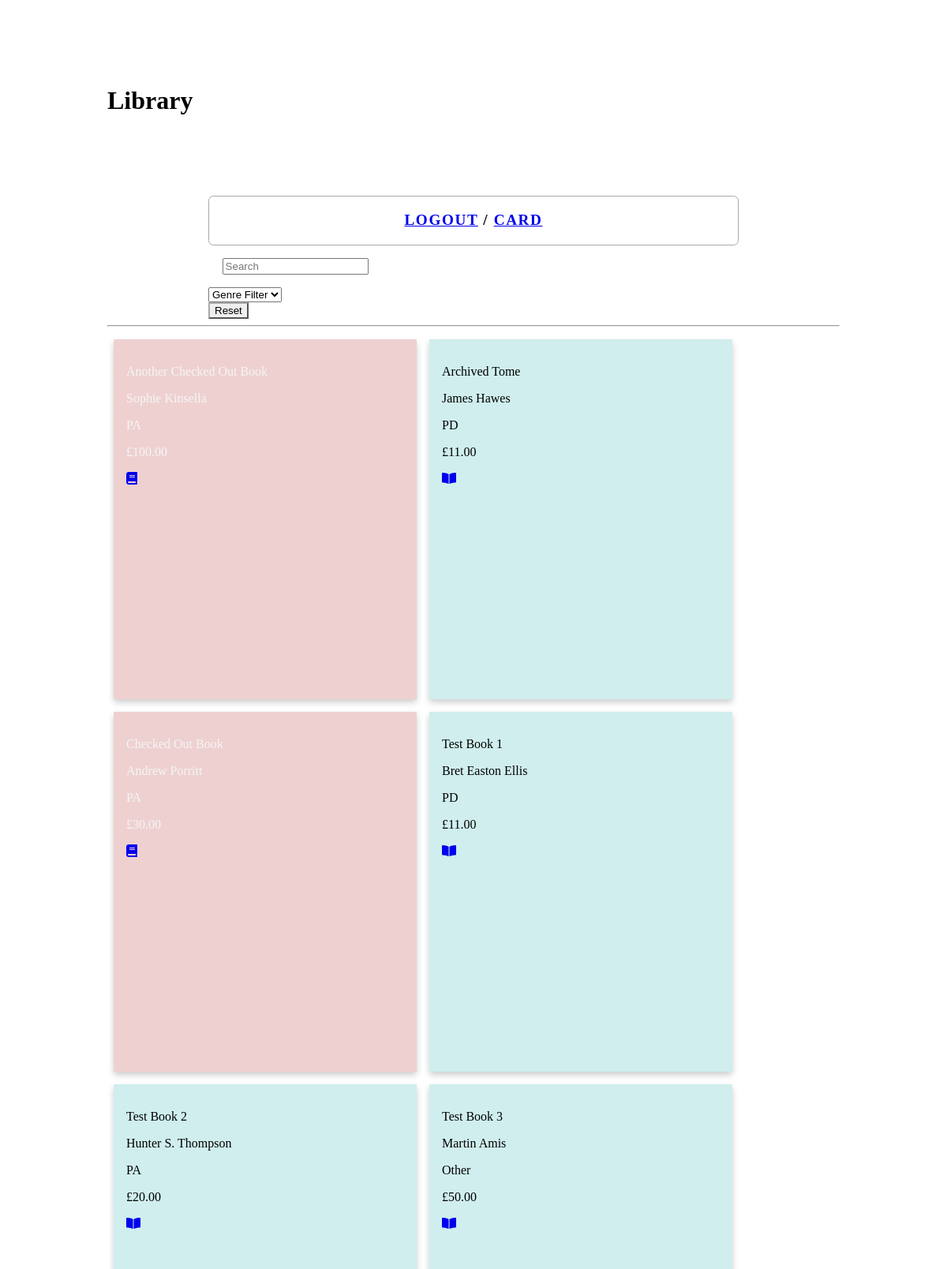
The app's page / (signed in, upper part), older data.
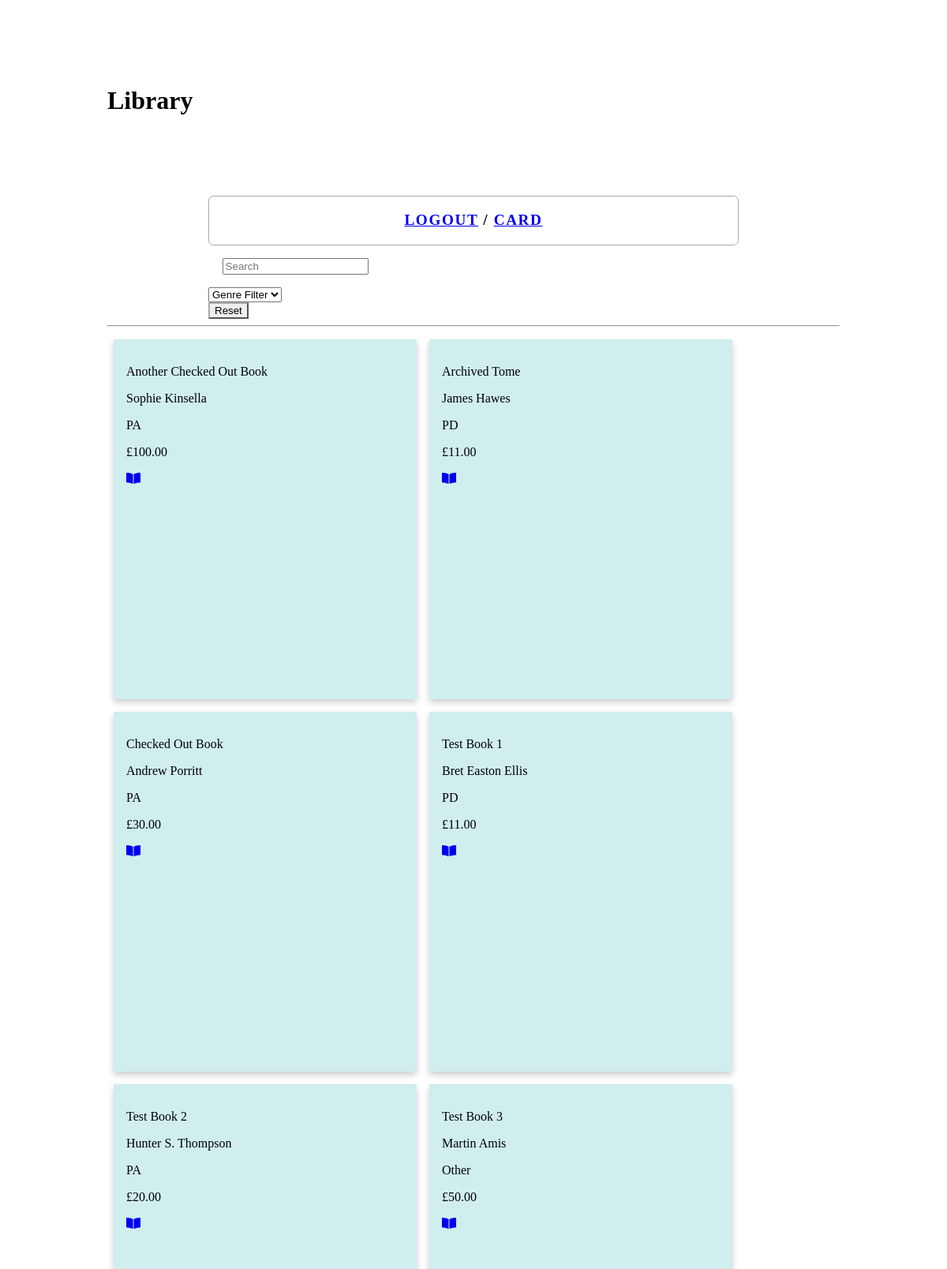
The same page, newer data.
### library_books/models.py (models this page shows, shortened)
class Book(models.Model):
    title = models.CharField(max_length=254, default='')
    author = models.CharField(max_length=254, default='')
    genre = models.CharField(max_length=254, default='')
    price = models.DecimalField(max_digits=6, decimal_places=2)
    checkedOut = models.BooleanField(default=False)
    archived = models.BooleanField(default=False)
    checked_by = models.CharField(max_length=254, default='')

### library_books/views.py (the view)
# urls.py: path('', all_books, name='index'),
def all_books(request):
    books = Book.objects.all().order_by("title")
    return render(request, "books.html", {"books" : books})

### library_books/templates/books.html (shortened to what this page needs)
{% extends 'base.html' %}
{% block page_heading %}Library{% endblock %}
{% block content %}
    {% if user.is_authenticated %}
        <div class="lib_container">
            {% for book in books %}
            {% if book.checkedOut %}
                <div class="lib_card checked">
            {% else %}
                <div class="lib_card">
            {% endif %}
                <p>{{ book.title}}</p>
                <p>{{ book.author}}</p>
                <p>{{ book.genre}}<p>
            {% if user.is_superuser %}
                <p>£{{ book.price}}</p>
            {% endif %}
            {% if book.checkedOut %}
                <a class="check_btn button button-outline" method="get" type="submit" href="{% url 'check_out' book.id %}">
                    <i class="fas fa-book"></i>
                </a>
            {% else %}
                <a class="check_btn button button-outline" method="get" type="submit" href="{% url 'check_out' book.id %}">
                    <i class="fas fa-book-open"></i>
                </a>
            {% endif %}
                </div>
            {% endfor %}
    {% else %}
        <p>Please <a href="{% url 'login' %}">log in</a> to browse the Library</p>
    {% endif %}
        </div>
{% endblock %}

### library_app/templates/base.html (shortened to what this page needs)
{% load static %}
<!DOCTYPE html>
 <html class="no-js">
    <head>
        <link rel="stylesheet" href="https://cdnjs.cloudflare.com/ajax/libs/milligram/1.3.0/milligram.css" />
        <link rel="stylesheet" href="//cdnjs.cloudflare.com/ajax/libs/normalize/5.0.0/normalize.css">
        <link rel="stylesheet" href="//cdnjs.cloudflare.com/ajax/libs/milligram/1.3.0/milligram.css">
        <link rel="stylesheet" href="https://cdnjs.cloudflare.com/ajax/libs/font-awesome/5.11.2/css/all.css" />
        <link rel="stylesheet" href="{% static 'main.css'%}">
    </head>
    <body class="container">
        <Body class="container">
            <h1>{% block page_heading %}{% endblock %}</h1>
            <div class="seach-filter container row">
                <nav class="column">
                    <ul class="column row nav_section">
                        {% if user.is_authenticated %}
                            <a href="{% url 'logout' %}">Logout</a> / <a href="{% url 'user_card'%}">Card</a>
                        {% else %}
                            <a href="{% url 'login' %}">Login</a> / <a href="{% url 'signup' %}">Sign Up</a>
                        {% endif %}
                    </ul>
                </nav>
                <form class="searchform column" action="{% url 'search' %}" method="get">
                    <input type="text" class="search_input" placeholder="Search" name="bkSearch" onChange="form.submit();">
                </form>
                <form class="genreFilter column row" action="{% url 'filter' %}" method="get">
                    <select name="gFilter" onChange="form.submit();">
                        <option value="{{ Book }}" selected="selected">Genre Filter</option>
                    </select>
                </form>
                <form class="genreFilter column row" action="{% url 'reset_view' %}" method="get">
                    <button class="reset_btn button button-outline" type="submit" name="gFilter">Reset</button>
                </form>
            </div>
        <hr>
        {% block content %}
        {% endblock %}
        </Body>
    </body>
</html>

### library_app/static/main.css (style rules this page uses)
.container { padding-top:5rem; padding-left:8rem; padding-right:8rem; }
.lib_container { display : flex; flex-direction: row; align-content: space-around; flex-wrap: wrap; }
.nav_section { letter-spacing: .1rem; text-align: center; line-height: 3.8rem; padding: 0 3.0rem; font-size: 1.2rem; text-transform: uppercase; height: 3.8rem; font-weight: 700; color: black; border : 0; border-color: darkgrey; margin : 0; border-width: 1px; border-style: solid; border-radius: .4rem; }
.searchform { border-color: darkgrey; padding:1rem 1.1rem; max-width: 45%; flex-grow: 1; max-height: 3rem; }
.genreFilter { border-color: darkgrey; display: flex; flex-direction: row; flex-wrap: wrap; max-width: 45%; flex-grow: 1; max-height: 3rem; }
.reset_btn { border-color: darkgrey; float : left; }
.lib_card { background-color:#d0eeee; box-shadow: 0 4px 8px 0 rgba(0,0,0,0.2); transition: 0.3s; margin:.5rem; padding : 1rem; height : 26.5rem; width: 22rem; white-space: nowrap; overflow: hidden; }
.check_btn { margin: 0 auto; position: absolute; text-align:center; border-style: none; }

Row changes from the older to the newer data that the page shows:
changed Book "Another Checked Out Book": checkedOut True → False (drawn)
changed Book "Checked Out Book": checkedOut True → False (drawn)
